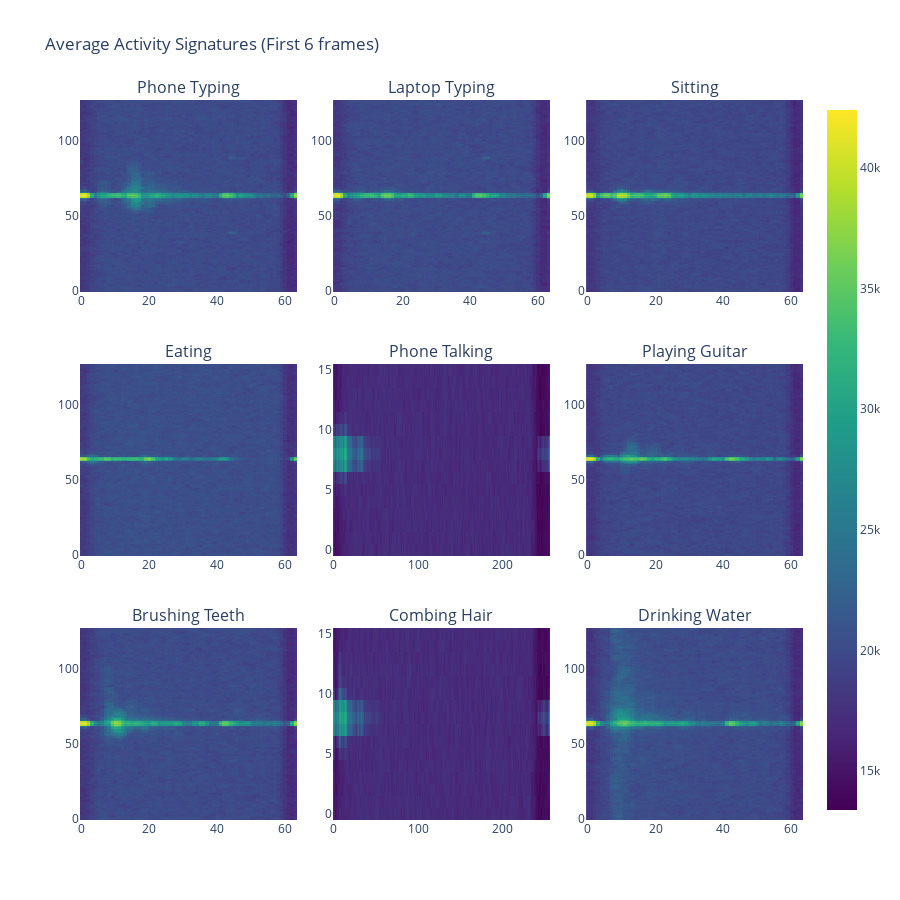

The notebook cell saved with this chart:
### Markdown cell above
#### Doppler Analysis: Range-Doppler Heatmap visualization

### Code cell
from helper.analysis_utils import visualize_activity_grid_inline

# Check if dist_analyzer is defined
if 'dist_analyzer' not in locals():
    from helper.analysis_utils import ClassDistributionAnalyzer
    dist_analyzer = ClassDistributionAnalyzer(micro_df)

fig_grid = visualize_activity_grid_inline(micro_df, dist_analyzer, n_frames=6)
fig_grid.show()

### Figure 1 — Plotly figure (JSON) as saved in the notebook; plotly's stock layout.template omitted (floating-point values rounded to 4 significant figures; data arrays with more than 128 entries replaced by an {"elided": "..."} marker saying what was removed)
{"data": [{"coloraxis": "coloraxis", "type": "heatmap", "xaxis": "x", "yaxis": "y", "z": {"elided": "128x64 float values"}}, {"coloraxis": "coloraxis", "type": "heatmap", "xaxis": "x2", "yaxis": "y2", "z": {"elided": "128x64 float values"}}, {"coloraxis": "coloraxis", "type": "heatmap", "xaxis": "x3", "yaxis": "y3", "z": {"elided": "128x64 float values"}}, {"coloraxis": "coloraxis", "type": "heatmap", "xaxis": "x4", "yaxis": "y4", "z": {"elided": "128x64 float values"}}, {"coloraxis": "coloraxis", "type": "heatmap", "xaxis": "x5", "yaxis": "y5", "z": {"elided": "16x256 float values"}}, {"coloraxis": "coloraxis", "type": "heatmap", "xaxis": "x6", "yaxis": "y6", "z": {"elided": "128x64 float values"}}, {"coloraxis": "coloraxis", "type": "heatmap", "xaxis": "x7", "yaxis": "y7", "z": {"elided": "128x64 float values"}}, {"coloraxis": "coloraxis", "type": "heatmap", "xaxis": "x8", "yaxis": "y8", "z": {"elided": "16x256 float values"}}, {"coloraxis": "coloraxis", "type": "heatmap", "xaxis": "x9", "yaxis": "y9", "z": {"elided": "128x64 float values"}}], "layout": {"annotations": [{"font": {"size": 16}, "showarrow": false, "text": "Phone Typing", "x": 0.15, "xanchor": "center", "xref": "paper", "y": 1, "yanchor": "bottom", "yref": "paper"}, {"font": {"size": 16}, "showarrow": false, "text": "Laptop Typing", "x": 0.5, "xanchor": "center", "xref": "paper", "y": 1, "yanchor": "bottom", "yref": "paper"}, {"font": {"size": 16}, "showarrow": false, "text": "Sitting", "x": 0.85, "xanchor": "center", "xref": "paper", "y": 1, "yanchor": "bottom", "yref": "paper"}, {"font": {"size": 16}, "showarrow": false, "text": "Eating", "x": 0.15, "xanchor": "center", "xref": "paper", "y": 0.6333, "yanchor": "bottom", "yref": "paper"}, {"font": {"size": 16}, "showarrow": false, "text": "Phone Talking", "x": 0.5, "xanchor": "center", "xref": "paper", "y": 0.6333, "yanchor": "bottom", "yref": "paper"}, {"font": {"size": 16}, "showarrow": false, "text": "Playing Guitar", "x": 0.85, "xanchor": "center", "xref": "paper", "y": 0.6333, "yanchor": "bottom", "yref": "paper"}, {"font": {"size": 16}, "showarrow": false, "text": "Brushing Teeth", "x": 0.15, "xanchor": "center", "xref": "paper", "y": 0.2667, "yanchor": "bottom", "yref": "paper"}, {"font": {"size": 16}, "showarrow": false, "text": "Combing Hair", "x": 0.5, "xanchor": "center", "xref": "paper", "y": 0.2667, "yanchor": "bottom", "yref": "paper"}, {"font": {"size": 16}, "showarrow": false, "text": "Drinking Water", "x": 0.85, "xanchor": "center", "xref": "paper", "y": 0.2667, "yanchor": "bottom", "yref": "paper"}], "coloraxis": {"colorscale": [[0, "#440154"], [0.1111, "#482878"], [0.2222, "#3e4989"], [0.3333, "#31688e"], [0.4444, "#26828e"], [0.5556, "#1f9e89"], [0.6667, "#35b779"], [0.7778, "#6ece58"], [0.8889, "#b5de2b"], [1, "#fde725"]]}, "height": 900, "showlegend": false, "title": {"text": "Average Activity Signatures (First 6 frames)"}, "width": 900, "xaxis": {"anchor": "y", "domain": [0, 0.3]}, "xaxis2": {"anchor": "y2", "domain": [0.35, 0.65]}, "xaxis3": {"anchor": "y3", "domain": [0.7, 1]}, "xaxis4": {"anchor": "y4", "domain": [0, 0.3]}, "xaxis5": {"anchor": "y5", "domain": [0.35, 0.65]}, "xaxis6": {"anchor": "y6", "domain": [0.7, 1]}, "xaxis7": {"anchor": "y7", "domain": [0, 0.3]}, "xaxis8": {"anchor": "y8", "domain": [0.35, 0.65]}, "xaxis9": {"anchor": "y9", "domain": [0.7, 1]}, "yaxis": {"anchor": "x", "domain": [0.7333, 1]}, "yaxis2": {"anchor": "x2", "domain": [0.7333, 1]}, "yaxis3": {"anchor": "x3", "domain": [0.7333, 1]}, "yaxis4": {"anchor": "x4", "domain": [0.3667, 0.6333]}, "yaxis5": {"anchor": "x5", "domain": [0.3667, 0.6333]}, "yaxis6": {"anchor": "x6", "domain": [0.3667, 0.6333]}, "yaxis7": {"anchor": "x7", "domain": [0, 0.2667]}, "yaxis8": {"anchor": "x8", "domain": [0, 0.2667]}, "yaxis9": {"anchor": "x9", "domain": [0, 0.2667]}}}
